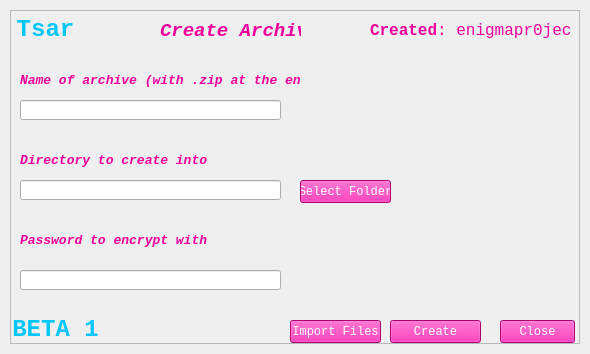
<?xml version="1.0" encoding="UTF-8"?>
<ui version="4.0">
 <class>createArchiveGUI</class>
 <widget class="QMainWindow" name="createArchiveGUI">
  <property name="geometry">
   <rect>
    <x>0</x>
    <y>0</y>
    <width>590</width>
    <height>354</height>
   </rect>
  </property>
  <property name="windowTitle">
   <string>Tsar Beta 1</string>
  </property>
  <property name="windowIcon">
   <iconset>
    <normaloff>iconfile.ico</normaloff>iconfile.ico</iconset>
  </property>
  <widget class="QWidget" name="centralwidget">
   <layout class="QVBoxLayout" name="verticalLayout">
    <property name="spacing">
     <number>0</number>
    </property>
    <property name="leftMargin">
     <number>10</number>
    </property>
    <property name="topMargin">
     <number>10</number>
    </property>
    <property name="rightMargin">
     <number>10</number>
    </property>
    <property name="bottomMargin">
     <number>10</number>
    </property>
    <item>
     <widget class="QFrame" name="dropShadowFrame">
      <property name="styleSheet">
       <string notr="true">QFrame {	
	background-color: rgba(255, 255, 255, .15);
}</string>
      </property>
      <property name="frameShape">
       <enum>QFrame::StyledPanel</enum>
      </property>
      <property name="frameShadow">
       <enum>QFrame::Raised</enum>
      </property>
      <widget class="QLabel" name="label_title">
       <property name="geometry">
        <rect>
         <x>-10</x>
         <y>-10</y>
         <width>91</width>
         <height>61</height>
        </rect>
       </property>
       <property name="font">
        <font>
         <family>Consolas</family>
         <pointsize>40</pointsize>
        </font>
       </property>
       <property name="styleSheet">
        <string notr="true">color: rgb(3, 198, 252);
background-color: rgba(255, 255, 255, 0); </string>
       </property>
       <property name="text">
        <string>&lt;html&gt;&lt;head/&gt;&lt;body&gt;&lt;p&gt;&lt;span style=&quot; font-size:18pt; font-weight:600;&quot;&gt;Tsar&lt;/span&gt;&lt;/p&gt;&lt;/body&gt;&lt;/html&gt;</string>
       </property>
       <property name="alignment">
        <set>Qt::AlignCenter</set>
       </property>
      </widget>
      <widget class="QLabel" name="label_credits">
       <property name="geometry">
        <rect>
         <x>360</x>
         <y>0</y>
         <width>201</width>
         <height>41</height>
        </rect>
       </property>
       <property name="font">
        <font>
         <family>Consolas</family>
         <pointsize>40</pointsize>
        </font>
       </property>
       <property name="styleSheet">
        <string notr="true">color: rgba(239, 0, 156, 255);
background-color: rgba(255, 255, 255, 0); </string>
       </property>
       <property name="text">
        <string>&lt;html&gt;&lt;head/&gt;&lt;body&gt;&lt;p&gt;&lt;span style=&quot; font-size:12pt; font-weight:600;&quot;&gt;Created&lt;/span&gt;&lt;span style=&quot; font-size:12pt;&quot;&gt;: enigmapr0ject&lt;/span&gt;&lt;/p&gt;&lt;/body&gt;&lt;/html&gt;</string>
       </property>
       <property name="alignment">
        <set>Qt::AlignRight|Qt::AlignTrailing|Qt::AlignVCenter</set>
       </property>
      </widget>
      <widget class="QLabel" name="label_credits_3">
       <property name="geometry">
        <rect>
         <x>150</x>
         <y>10</y>
         <width>141</width>
         <height>21</height>
        </rect>
       </property>
       <property name="font">
        <font>
         <family>Consolas</family>
         <pointsize>10</pointsize>
        </font>
       </property>
       <property name="styleSheet">
        <string notr="true">color: rgba(239, 0, 156, 255);
background-color: rgba(255, 255, 255, 0); </string>
       </property>
       <property name="text">
        <string>&lt;html&gt;&lt;head/&gt;&lt;body&gt;&lt;p align=&quot;center&quot;&gt;&lt;span style=&quot; font-size:14pt; font-weight:600; font-style:italic;&quot;&gt;Create Archive&lt;/span&gt;&lt;/p&gt;&lt;/body&gt;&lt;/html&gt;</string>
       </property>
       <property name="alignment">
        <set>Qt::AlignLeading|Qt::AlignLeft|Qt::AlignVCenter</set>
       </property>
      </widget>
      <widget class="QPushButton" name="closeButton">
       <property name="geometry">
        <rect>
         <x>490</x>
         <y>310</y>
         <width>75</width>
         <height>23</height>
        </rect>
       </property>
       <property name="font">
        <font>
         <family>Consolas</family>
        </font>
       </property>
       <property name="styleSheet">
        <string notr="true">color: rgba(255, 255, 255, 255);
background-color: rgba(239, 0, 156, 255);</string>
       </property>
       <property name="text">
        <string>Close</string>
       </property>
      </widget>
      <widget class="QLabel" name="response">
       <property name="geometry">
        <rect>
         <x>230</x>
         <y>210</y>
         <width>181</width>
         <height>41</height>
        </rect>
       </property>
       <property name="font">
        <font>
         <family>Consolas</family>
         <pointsize>10</pointsize>
        </font>
       </property>
       <property name="styleSheet">
        <string notr="true">color: rgba(239, 0, 156, 255);
background-color: rgba(255, 255, 255, 0); </string>
       </property>
       <property name="text">
        <string>&lt;html&gt;&lt;head/&gt;&lt;body&gt;&lt;p&gt;&lt;br/&gt;&lt;/p&gt;&lt;/body&gt;&lt;/html&gt;</string>
       </property>
       <property name="alignment">
        <set>Qt::AlignLeading|Qt::AlignLeft|Qt::AlignVCenter</set>
       </property>
      </widget>
      <widget class="QLabel" name="label_credits_6">
       <property name="geometry">
        <rect>
         <x>10</x>
         <y>60</y>
         <width>281</width>
         <height>21</height>
        </rect>
       </property>
       <property name="font">
        <font>
         <family>Consolas</family>
         <pointsize>10</pointsize>
        </font>
       </property>
       <property name="styleSheet">
        <string notr="true">color: rgba(239, 0, 156, 255);
background-color: rgba(255, 255, 255, 0); </string>
       </property>
       <property name="text">
        <string>&lt;html&gt;&lt;head/&gt;&lt;body&gt;&lt;p&gt;&lt;span style=&quot; font-weight:600; font-style:italic;&quot;&gt;Name of archive (with .zip at the end)&lt;/span&gt;&lt;/p&gt;&lt;/body&gt;&lt;/html&gt;</string>
       </property>
       <property name="alignment">
        <set>Qt::AlignLeading|Qt::AlignLeft|Qt::AlignVCenter</set>
       </property>
      </widget>
      <widget class="QLineEdit" name="zipName">
       <property name="geometry">
        <rect>
         <x>10</x>
         <y>90</y>
         <width>261</width>
         <height>20</height>
        </rect>
       </property>
      </widget>
      <widget class="QLabel" name="label_credits_7">
       <property name="geometry">
        <rect>
         <x>10</x>
         <y>140</y>
         <width>281</width>
         <height>21</height>
        </rect>
       </property>
       <property name="font">
        <font>
         <family>Consolas</family>
         <pointsize>10</pointsize>
        </font>
       </property>
       <property name="styleSheet">
        <string notr="true">color: rgba(239, 0, 156, 255);
background-color: rgba(255, 255, 255, 0); </string>
       </property>
       <property name="text">
        <string>&lt;html&gt;&lt;head/&gt;&lt;body&gt;&lt;p&gt;&lt;span style=&quot; font-weight:600; font-style:italic;&quot;&gt;Directory to create into&lt;/span&gt;&lt;/p&gt;&lt;/body&gt;&lt;/html&gt;</string>
       </property>
       <property name="alignment">
        <set>Qt::AlignLeading|Qt::AlignLeft|Qt::AlignVCenter</set>
       </property>
      </widget>
      <widget class="QLineEdit" name="zipDirectory">
       <property name="geometry">
        <rect>
         <x>10</x>
         <y>170</y>
         <width>261</width>
         <height>20</height>
        </rect>
       </property>
      </widget>
      <widget class="QPushButton" name="selectFolder">
       <property name="geometry">
        <rect>
         <x>290</x>
         <y>170</y>
         <width>91</width>
         <height>23</height>
        </rect>
       </property>
       <property name="font">
        <font>
         <family>Consolas</family>
        </font>
       </property>
       <property name="styleSheet">
        <string notr="true">color: rgba(255, 255, 255, 255);
background-color: rgba(239, 0, 156, 255);</string>
       </property>
       <property name="text">
        <string>Select Folder</string>
       </property>
      </widget>
      <widget class="QLabel" name="label_credits_8">
       <property name="geometry">
        <rect>
         <x>10</x>
         <y>220</y>
         <width>281</width>
         <height>21</height>
        </rect>
       </property>
       <property name="font">
        <font>
         <family>Consolas</family>
         <pointsize>10</pointsize>
        </font>
       </property>
       <property name="styleSheet">
        <string notr="true">color: rgba(239, 0, 156, 255);
background-color: rgba(255, 255, 255, 0); </string>
       </property>
       <property name="text">
        <string>&lt;html&gt;&lt;head/&gt;&lt;body&gt;&lt;p&gt;&lt;span style=&quot; font-weight:600; font-style:italic;&quot;&gt;Password to encrypt with&lt;/span&gt;&lt;/p&gt;&lt;/body&gt;&lt;/html&gt;</string>
       </property>
       <property name="alignment">
        <set>Qt::AlignLeading|Qt::AlignLeft|Qt::AlignVCenter</set>
       </property>
      </widget>
      <widget class="QLineEdit" name="zipPassword">
       <property name="geometry">
        <rect>
         <x>10</x>
         <y>260</y>
         <width>261</width>
         <height>20</height>
        </rect>
       </property>
      </widget>
      <widget class="QPushButton" name="createZip">
       <property name="geometry">
        <rect>
         <x>380</x>
         <y>310</y>
         <width>91</width>
         <height>23</height>
        </rect>
       </property>
       <property name="font">
        <font>
         <family>Consolas</family>
        </font>
       </property>
       <property name="styleSheet">
        <string notr="true">color: rgba(255, 255, 255, 255);
background-color: rgba(239, 0, 156, 255);</string>
       </property>
       <property name="text">
        <string>Create</string>
       </property>
      </widget>
      <widget class="QLabel" name="feedback">
       <property name="geometry">
        <rect>
         <x>320</x>
         <y>50</y>
         <width>231</width>
         <height>91</height>
        </rect>
       </property>
       <property name="font">
        <font>
         <family>Consolas</family>
         <pointsize>10</pointsize>
        </font>
       </property>
       <property name="styleSheet">
        <string notr="true">color: rgb(3, 198, 252);
background-color: rgba(255, 255, 255, 0); </string>
       </property>
       <property name="text">
        <string>&lt;html&gt;&lt;head/&gt;&lt;body&gt;&lt;p&gt;&lt;br/&gt;&lt;/p&gt;&lt;/body&gt;&lt;/html&gt;</string>
       </property>
       <property name="alignment">
        <set>Qt::AlignLeading|Qt::AlignLeft|Qt::AlignVCenter</set>
       </property>
      </widget>
      <widget class="QPushButton" name="importFiles">
       <property name="geometry">
        <rect>
         <x>280</x>
         <y>310</y>
         <width>91</width>
         <height>23</height>
        </rect>
       </property>
       <property name="font">
        <font>
         <family>Consolas</family>
        </font>
       </property>
       <property name="styleSheet">
        <string notr="true">color: rgba(255, 255, 255, 255);
background-color: rgba(239, 0, 156, 255);</string>
       </property>
       <property name="text">
        <string>Import Files</string>
       </property>
      </widget>
      <widget class="QLabel" name="label_title_2">
       <property name="geometry">
        <rect>
         <x>0</x>
         <y>290</y>
         <width>91</width>
         <height>61</height>
        </rect>
       </property>
       <property name="font">
        <font>
         <family>Consolas</family>
         <pointsize>40</pointsize>
        </font>
       </property>
       <property name="styleSheet">
        <string notr="true">color: rgb(3, 198, 252);
background-color: rgba(255, 255, 255, 0); </string>
       </property>
       <property name="text">
        <string>&lt;html&gt;&lt;head/&gt;&lt;body&gt;&lt;p&gt;&lt;span style=&quot; font-size:18pt; font-weight:600;&quot;&gt;BETA 1&lt;/span&gt;&lt;/p&gt;&lt;/body&gt;&lt;/html&gt;</string>
       </property>
       <property name="alignment">
        <set>Qt::AlignCenter</set>
       </property>
      </widget>
     </widget>
    </item>
   </layout>
  </widget>
 </widget>
 <resources>
  <include location="assets.qrc"/>
 </resources>
 <connections/>
</ui>
